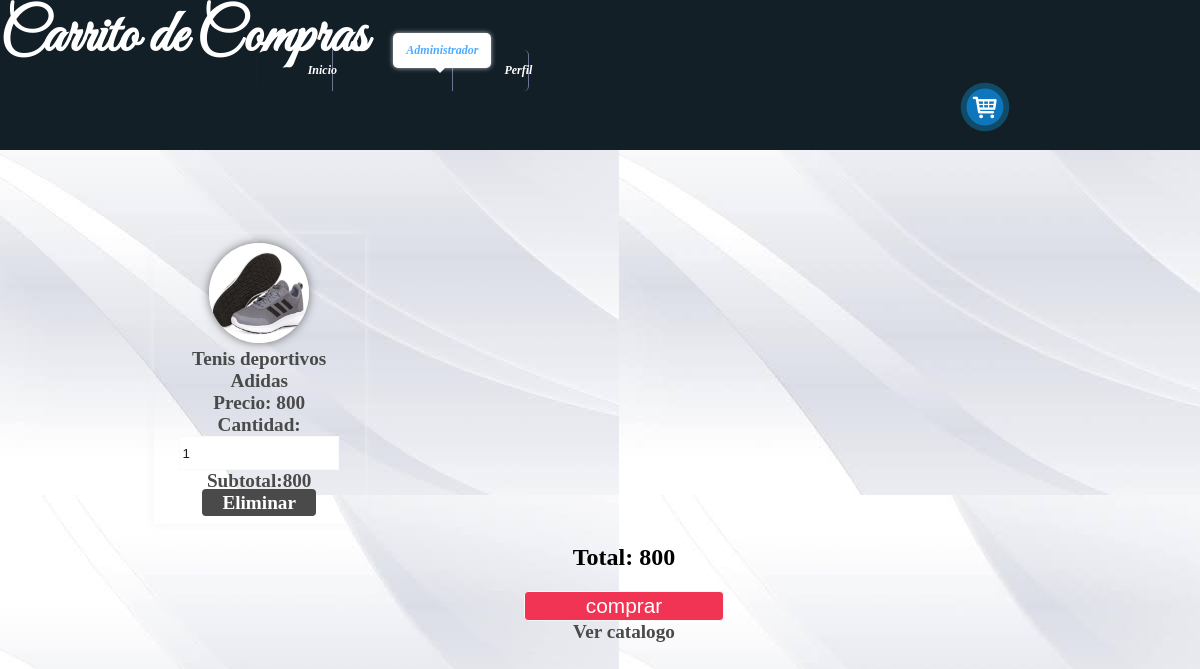
The app's page /carritodecompras.php?id=2 with its own data.
### tables this page shows
CREATE TABLE `productos` (
  `id` int(11) NOT NULL,
  `nombre` text NOT NULL,
  `descripcion` text NOT NULL,
  `imagen` text NOT NULL,
  `precio` double NOT NULL
);

### carritodecompras.php (the view, shortened to what this page needs)
<?php
	include './conexion.php';
	if(isset($_SESSION['carrito'])){
		if(isset($_GET['id'])){
					$arreglo=$_SESSION['carrito'];
					$encontro=false;
					$numero=0;
					for($i=0;$i<count($arreglo);$i++){
						if($arreglo[$i]['Id']==$_GET['id']){
							$encontro=true;
							$numero=$i;
						}
					}
					if($encontro==true){
						$arreglo[$numero]['Cantidad']=$arreglo[$numero]['Cantidad']+1;
						$_SESSION['carrito']=$arreglo;
					}else{
						$nombre="";
						$precio=0;
						$imagen="";
						$ide=$_GET['id'];
						$consulta="select * from productos where id='$ide'";
						$query=mysqli_query($conexion,$consulta);
						while($f=mysqli_fetch_array($query)){
							$nombre=$f['nombre'];
							$precio=$f['precio'];
							$imagen=$f['imagen'];
						}
						$datosNuevos=array('Id'=>$_GET['id'],
										'Nombre'=>$nombre,
										'Precio'=>$precio,
										'Imagen'=>$imagen,
										'Cantidad'=>1);
						array_push($arreglo, $datosNuevos);
						$_SESSION['carrito']=$arreglo;
					}
		}
	}else{
		if(isset($_GET['id'])){
			$ide=$_GET['id'];
			$consulta="select * from productos where id='$ide'";
			$query=mysqli_query($conexion,$consulta);
		}
	}
?>
<!DOCTYPE html>
<html lang="es">
<head>
	<link rel="stylesheet" type="text/css" href="./css/estilos.css">
</head>
<body>
	<header>
		<h1>Carrito de Compras</h1>
		<a href="./carritodecompras.php" title="ver carrito de compras">
			<img src="./imagenes/carrito.png">
		</a>
	</header>
	<section>
		<nav class="menu2">
	  <menu>
	    <li><a href="./">Inicio</a></li>
	    <li><a href="./login.php" class="selected">Administrador</a></li>
	    <li><a href="./login/index.php">Perfil</a></li>
	  </menu>
		</nav>
		<?php
			$total=0;
			if(isset($_SESSION['carrito'])){
			$datos=$_SESSION['carrito'];
			$total=0;
			for($i=0;$i<count($datos);$i++){
	?>
				<div class="producto">
					<center>
						<img src="./productos/<?php echo $datos[$i]['Imagen'];?>"><br>
						<span ><?php echo $datos[$i]['Nombre'];?></span><br>
						<span>Precio: <?php echo $datos[$i]['Precio'];?></span><br>
						<span>Cantidad:
							<input type="text" value="<?php echo $datos[$i]['Cantidad'];?>"
							data-precio="<?php echo $datos[$i]['Precio'];?>"
							data-id="<?php echo $datos[$i]['Id'];?>"
							class="cantidad">
						</span><br>
						<span class="subtotal">Subtotal:<?php echo $datos[$i]['Cantidad']*$datos[$i]['Precio'];?></span><br>
						<a href="#" class="eliminar" data-id="<?php echo $datos[$i]['Id']?>">Eliminar</a>
					</center>
				</div>
			<?php
				$total=($datos[$i]['Cantidad']*$datos[$i]['Precio'])+$total;
			}
			}else{
				echo '<center><h2>No has añadido ningun producto</h2></center>';
			}
			echo '<center><h2 id="total">Total: '.$total.'</h2></center>';
			if($total!=0){
					?>
				<form action="https://www.paypal.com/cgi-bin/webscr" method="post" id="formulario">
					<center><input type="submit" value="comprar" class="aceptar" style="width:200px"></center>
			</form>
			<?php
			}
		?>
		<center><a href="./">Ver catalogo</a></center>
	</section>
</body>
</html>

### css/estilos.css (style rules this page uses)
html { padding: 0px; margin: 0px; }
h1 { margin-top: 30px; font-family: 'Great Vibes', cursive; font-size: 60px; }
body { background-image: url('../login/img/fondo.jpeg'); padding: 0px; margin: 0px; }
header { margin-top: -30px; width: 100%; height: 150px; background-color: #121F27; color:white; }
a { color: #4a4a4a; font-weight: bolder; font-size: 1.2rem; text-decoration: none; }
header a { width: 50px; left: 80%; display: inline-block; vertical-align: top; position: fixed; z-index: 2; }
header a img { width: 100%; margin-top: -34px; }
section { width: 80%; min-height: 500px; padding: 2%; margin:0 auto; margin-left: 10%; margin-top: 50px; }
.producto { width: 20%; height: auto; display: inline-block; vertical-align: top; margin-left: 1%; margin-top: 1%; color: #4a4a4a; font-weight: bolder; font-size: 1.2rem; padding: 1%; -webkit-box-shadow: 0px 0px 10px rgba(240, 240, 240, 0.75); -moz-box-shadow: 0px 0px 10px rgba(240, 240, 240, 0.75); box-shadow: 0px 0px 10px rgba(240, 240, 240, 0.75); -webkit-transition: all 1s ease-in-out; -moz-transition: all 1s ease-in-out; }
.producto img { width: 100px; height: 100px; margin:0 auto; border-radius: 50%; -webkit-box-shadow: 0px 0px 10px rgba(74, 74, 74, 0.75); -moz-box-shadow: 0px 0px 10px rgba(74, 74, 74, 0.75); box-shadow: 0px 0px 10px rgba(74, 74, 74, 0.75); -webkit-transition: all 1s ease-in-out; -moz-transition: all 1s ease-in-out; }
.producto a { background-color: #4a4a4a; padding: 3px; color: white; width: 50%; padding-left: 20px; padding-right: 20px; border-radius: 4px; }
.aceptar { background-color: #f13453; color:white; padding-left: 20px; padding-right: 20px; border-radius: 4px; font-size: 1.3rem; }
nav { margin-top: 30px; width : 65%; position: absolute; z-index: 3; left: 18%; top:.5%; }
menu:after , menu:before { display : block; content : ' '; }
menu:after { clear : both; }
menu li { list-style-type : none; float : left; cursor : pointer; padding : 3px 10px; }
menu li:first-child { border-radius : 5px 0 0 5px; }
menu li:last-child { border-radius : 0 5px 5px 0; }
menu li a { display : block; padding : 10px 13px; font-size : 26px; text-decoration : none; border-radius : 5px; position : relative; top : 0; color : #FFF; transition : all .4s; }
menu li a:after { display : block; content : ''; position : absolute; top : 100%; left : 42%; border-style : solid; border-color : transparent; border-width : 5px 5px 0 5px; transition : all .4s; }
.menu2 a { left: 50%; font-family : georgia; font-size : 12px; font-style : italic; text-transform : capitalize; }
.menu2 li { border-right : 1px solid rgba(200,200,255,0.5); border-left : 1px solid rgba(40,40,40,0.2); }
.selected { top : -20px; color : #4eacff; background-color: #fff; box-shadow : 0 0 5px 0 rgba(255, 255, 255, 0.7); transition : all .4s; }
.selected:after { border-color : white transparent transparent transparent; transition : all .4s; }
#formulario { width: 50%; height: auto; margin:0 auto; }
input { width: 80%; height: 30px; border:1px solid #fafafa; color:#1e1e1e; }

### records on screen
productos: imagen (picture), nombre "Tenis deportivos Adidas", precio "800", value "1", $datos[$i]['Cantidad']*$datos[$i]['Precio'] "800"

### other values on screen
$total "800"
